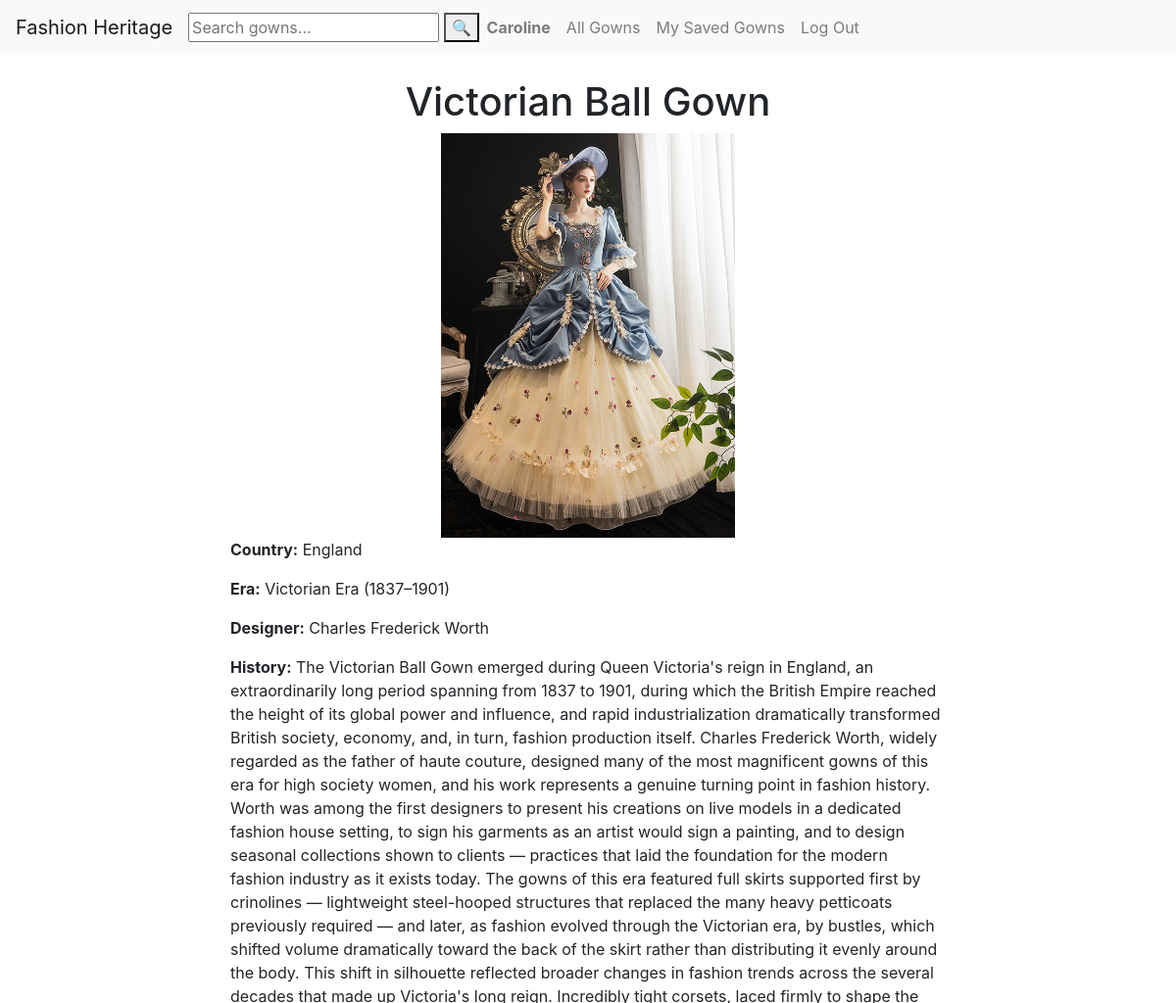
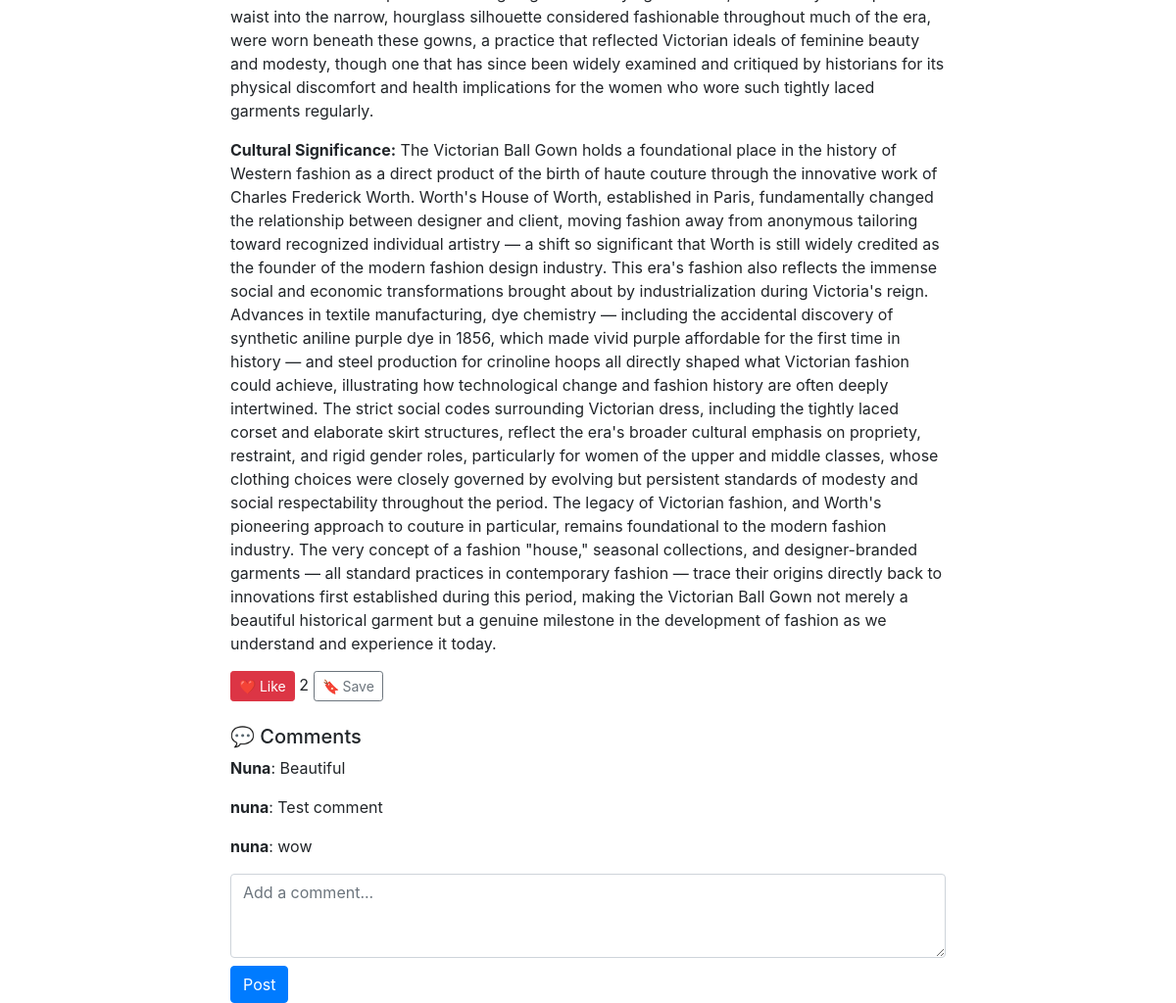
The app's page /gown/1 (signed in) with its own data (2 pictures, top to bottom).
### fashion_heritage/models.py (models this page shows, shortened)
class Gown(models.Model):
    name = models.CharField(max_length=100)
    image = models.ImageField(upload_to='gowns/')
    history = models.TextField()
    country_of_origin = models.CharField(max_length=200)
    era = models.CharField(max_length=200)
    designer = models.CharField(max_length=200)
    materials = models.TextField()
    cultural_significance = models.TextField()
    added_by = models.ForeignKey('auth.User', on_delete=models.CASCADE, related_name='gowns')
    created_at = models.DateTimeField(auto_now_add=True)

class Comment(models.Model):
    gown = models.ForeignKey(Gown, on_delete=models.CASCADE, related_name='comments')
    author = models.ForeignKey('auth.User', on_delete=models.CASCADE, related_name='comments')
    content = models.TextField()
    created_at = models.DateTimeField(auto_now_add=True)

### fashion_heritage/views.py (the view)
# urls.py: path("gown/<int:gown_id>", views.gown_detail, name="gown_detail"),
def gown_detail(request, gown_id):
    gown = Gown.objects.get(id=gown_id)
    comments = Comment.objects.filter(gown=gown)
    return render(request, "fashion_heritage/gown_detail.html", {
        "gown": gown,
        "comments": comments
    })

### fashion_heritage/templates/fashion_heritage/gown_detail.html (shortened to what this page needs)
{% extends "fashion_heritage/layout.html" %}
    {% block body %}
    <div class="container mt-4">
        <div class="row justify-content-center">
            <div class="col-md-8">
        <h1 style="text-align: center";>{{ gown.name }}</h1>
        <div style="text-align: center";><img src="/media/{{ gown.image }}" width="300"></div>
        <p><strong>Country:</strong> {{ gown.country_of_origin }}</p>
        <p><strong>Era:</strong> {{ gown.era }}</p>
        <p><strong>Designer:</strong> {{ gown.designer }}</p>
        <p><strong>History:</strong> {{ gown.history }}</p>
        <p><strong>Cultural Significance:</strong> {{ gown.cultural_significance }}</p>
        {% if user.is_authenticated %}
            <button id="like-btn" class="btn btn-danger btn-sm">❤️ Like</button>
            <span id="like-count">{{ gown.likes.count }}</span>
            <button id="save-btn" class="btn btn-outline-secondary btn-sm">🔖 Save</button>
        {% endif %}
    <h5 class="mt-4">💬 Comments</h5>
    {% for comment in comments %}
       <p><strong>{{ comment.author.username }}</strong>: {{ comment.content }}</p>
    {% endfor %}
    {% if user.is_authenticated %}
        <form action="{% url 'add_comment' gown.id %}" method="post">
            <textarea name="content" placeholder="Add a comment..." class="form-control" rows="3"></textarea>
            <button type="submit" class="btn btn-primary mt-2">Post</button>
        </form>
    {% endif %}
             </div>
        </div>
    </div>
    {% endblock %}

### fashion_heritage/templates/fashion_heritage/layout.html (shortened to what this page needs)
{% load static %}
<!DOCTYPE html>
<html lang="en">
    <head>
        <link rel="stylesheet" href="https://stackpath.bootstrapcdn.com/bootstrap/4.4.1/css/bootstrap.min.css">
    </head>
    <body>
        <nav class="navbar navbar-expand-lg navbar-light bg-light">
            <a class="navbar-brand" href="#">Fashion Heritage</a>
            <form action="{% url 'search' %}" method="get">
                <input type="text" name="q" placeholder="Search gowns...">
                <button type="submit">🔍</button>
            </form>
            <div>
              <ul class="navbar-nav mr-auto">
                {% if user.is_authenticated %}
                    <li class="nav-item">
                        <a class="nav-link" href="#"><strong>{{ user.username }}</strong></a>
                    </li>
                {% endif %}
                <li class="nav-item">
                  <a class="nav-link" href="{% url 'index' %}">All Gowns</a>
                </li>
                {% if user.is_authenticated %}
                    <li class="nav-item">
                        <a class="nav-link" href="{% url 'saved_gowns' %}">My Saved Gowns</a>
                    </li>
                    <li class="nav-item">
                        <a class="nav-link" href="{% url 'logout' %}">Log Out</a>
                    </li>
                {% endif %}
              </ul>
            </div>
          </nav>
        <div class="body">
            {% block body %}
            {% endblock %}
        </div>
    </body>
</html>

### records on screen
Gown: name "Victorian Ball Gown", image (picture), country_of_origin "England", era "Victorian Era (1837–1901)", designer "Charles Frederick Worth", history "The Victorian Ball Gown emerged during Queen Victoria's reign in England, an extraordinarily long period spanning from 1837 to 1901, during which the British Empire reached the height of its global power and influence, and rapid industrialization dramatically transformed British society, economy, and, in turn, fashion production itself. Charles Frederick Worth, widely regarded as the father of haute couture, designed many of the most magnificent gowns of this era for high society women, and his work represents a genuine turning point in fashion history. Worth was among the first designers to present his creations on live models in a dedicated fashion house setting, to sign his garments as…", cultural_significance "The Victorian Ball Gown holds a foundational place in the history of Western fashion as a direct product of the birth of haute couture through the innovative work of Charles Frederick Worth. Worth's House of Worth, established in Paris, fundamentally changed the relationship between designer and client, moving fashion away from anonymous tailoring toward recognized individual artistry — a shift so significant that Worth is still widely credited as the founder of the modern fashion design industry. This era's fashion also reflects the immense social and economic transformations brought about by industrialization during Victoria's reign. Advances in textile manufacturing, dye chemistry —…", likes.count "2"
Comment: author.username "Nuna", content "Beautiful"
Comment: author.username "nuna", content "Test comment"
Comment: author.username "nuna", content "wow"

### other values on screen
{{ user.username }} "Caroline"
